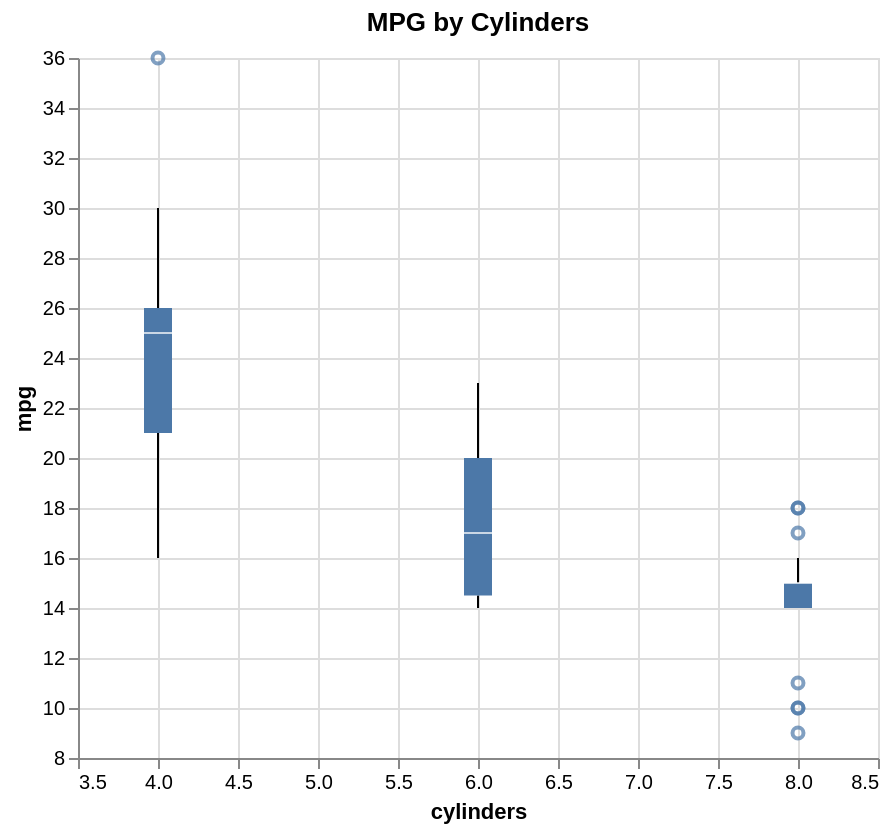

Write a Vega-Lite specification for this figure.
### Vega-Lite specification from a JSON file in a GitHub repository (floating-point values rounded to 4 significant figures)
{"$schema": "https://vega.github.io/schema/vega-lite/v5.json", "config": {"axis": {"labelLimit": 0}, "header": {"labelLimit": 0}, "legend": {"labelLimit": 0}}, "data": {"values": [{"acceleration": 12.0, "cylinders": 8, "horsepower": 130, "mpg": 18, "origin": "USA", "weight": 3504}, {"acceleration": 11.5, "cylinders": 8, "horsepower": 165, "mpg": 15, "origin": "USA", "weight": 3693}, {"acceleration": 11.0, "cylinders": 8, "horsepower": 150, "mpg": 18, "origin": "USA", "weight": 3436}, {"acceleration": 12.0, "cylinders": 8, "horsepower": 150, "mpg": 16, "origin": "USA", "weight": 3433}, {"acceleration": 10.5, "cylinders": 8, "horsepower": 140, "mpg": 17, "origin": "USA", "weight": 3449}, {"acceleration": 10.0, "cylinders": 8, "horsepower": 198, "mpg": 15, "origin": "USA", "weight": 4341}, {"acceleration": 9.0, "cylinders": 8, "horsepower": 220, "mpg": 14, "origin": "USA", "weight": 4354}, {"acceleration": 8.5, "cylinders": 8, "horsepower": 215, "mpg": 14, "origin": "USA", "weight": 4312}, {"acceleration": 10.0, "cylinders": 8, "horsepower": 225, "mpg": 14, "origin": "USA", "weight": 4425}, {"acceleration": 8.5, "cylinders": 8, "horsepower": 190, "mpg": 15, "origin": "USA", "weight": 3850}, {"acceleration": 10.0, "cylinders": 8, "horsepower": 170, "mpg": 15, "origin": "USA", "weight": 3563}, {"acceleration": 8.0, "cylinders": 8, "horsepower": 160, "mpg": 14, "origin": "USA", "weight": 3609}, {"acceleration": 9.5, "cylinders": 8, "horsepower": 150, "mpg": 15, "origin": "USA", "weight": 3761}, {"acceleration": 10.0, "cylinders": 8, "horsepower": 225, "mpg": 14, "origin": "USA", "weight": 3086}, {"acceleration": 15.0, "cylinders": 4, "horsepower": 95, "mpg": 24, "origin": "Japan", "weight": 2372}, {"acceleration": 15.5, "cylinders": 4, "horsepower": 95, "mpg": 22, "origin": "Japan", "weight": 2833}, {"acceleration": 15.5, "cylinders": 4, "horsepower": 97, "mpg": 18, "origin": "Japan", "weight": 2774}, {"acceleration": 16.0, "cylinders": 4, "horsepower": 85, "mpg": 21, "origin": "Japan", "weight": 2587}, {"acceleration": 14.5, "cylinders": 4, "horsepower": 88, "mpg": 27, "origin": "Japan", "weight": 2130}, {"acceleration": 20.5, "cylinders": 4, "horsepower": 46, "mpg": 26, "origin": "Europe", "weight": 1835}, {"acceleration": 17.5, "cylinders": 4, "horsepower": 87, "mpg": 25, "origin": "Europe", "weight": 2672}, {"acceleration": 15.0, "cylinders": 4, "horsepower": 90, "mpg": 24, "origin": "Europe", "weight": 2430}, {"acceleration": 17.5, "cylinders": 4, "horsepower": 95, "mpg": 25, "origin": "Europe", "weight": 2375}, {"acceleration": 15.5, "cylinders": 4, "horsepower": 113, "mpg": 26, "origin": "Europe", "weight": 2234}, {"acceleration": 18.5, "cylinders": 4, "horsepower": 90, "mpg": 21, "origin": "Europe", "weight": 2648}, {"acceleration": 14.0, "cylinders": 8, "horsepower": 215, "mpg": 10, "origin": "USA", "weight": 4615}, {"acceleration": 13.0, "cylinders": 8, "horsepower": 200, "mpg": 10, "origin": "USA", "weight": 4376}, {"acceleration": 13.5, "cylinders": 8, "horsepower": 210, "mpg": 11, "origin": "USA", "weight": 4382}, {"acceleration": 18.0, "cylinders": 8, "horsepower": 193, "mpg": 9, "origin": "USA", "weight": 4732}, {"acceleration": 14.5, "cylinders": 4, "horsepower": 88, "mpg": 27, "origin": "Japan", "weight": 2130}, {"acceleration": 13.5, "cylinders": 4, "horsepower": 90, "mpg": 28, "origin": "Japan", "weight": 2264}, {"acceleration": 15.5, "cylinders": 4, "horsepower": 95, "mpg": 25, "origin": "Japan", "weight": 2228}, {"acceleration": 19.0, "cylinders": 4, "horsepower": 100, "mpg": 25, "origin": "Japan", "weight": 2046}, {"acceleration": 13.0, "cylinders": 4, "horsepower": 105, "mpg": 19, "origin": "Europe", "weight": 2634}, {"acceleration": 15.5, "cylinders": 4, "horsepower": 100, "mpg": 16, "origin": "Europe", "weight": 2702}, {"acceleration": 16.5, "cylinders": 4, "horsepower": 88, "mpg": 17, "origin": "Europe", "weight": 2875}, {"acceleration": 17.0, "cylinders": 4, "horsepower": 100, "mpg": 19, "origin": "Europe", "weight": 2901}, {"acceleration": 11.0, "cylinders": 6, "horsepower": 165, "mpg": 18, "origin": "USA", "weight": 3353}, {"acceleration": 11.5, "cylinders": 6, "horsepower": 175, "mpg": 14, "origin": "USA", "weight": 3169}, {"acceleration": 12.5, "cylinders": 6, "horsepower": 153, "mpg": 14, "origin": "USA", "weight": 2906}, {"acceleration": 13.5, "cylinders": 6, "horsepower": 150, "mpg": 15, "origin": "USA", "weight": 3380}, {"acceleration": 12.0, "cylinders": 8, "horsepower": 180, "mpg": 15, "origin": "USA", "weight": 3740}, {"acceleration": 11.0, "cylinders": 8, "horsepower": 170, "mpg": 14, "origin": "USA", "weight": 4080}, {"acceleration": 11.5, "cylinders": 8, "horsepower": 175, "mpg": 15, "origin": "USA", "weight": 3645}, {"acceleration": 14.0, "cylinders": 4, "horsepower": 110, "mpg": 24, "origin": "Japan", "weight": 2585}, {"acceleration": 19.0, "cylinders": 4, "horsepower": 72, "mpg": 20, "origin": "Japan", "weight": 2310}, {"acceleration": 15.0, "cylinders": 4, "horsepower": 100, "mpg": 25, "origin": "Japan", "weight": 2472}, {"acceleration": 16.0, "cylinders": 4, "horsepower": 88, "mpg": 21, "origin": "Japan", "weight": 2265}, {"acceleration": 19.5, "cylinders": 4, "horsepower": 86, "mpg": 27, "origin": "Japan", "weight": 2110}, {"acceleration": 14.5, "cylinders": 4, "horsepower": 90, "mpg": 26, "origin": "Japan", "weight": 2800}, {"acceleration": 19.5, "cylinders": 4, "horsepower": 70, "mpg": 26, "origin": "Japan", "weight": 2110}, {"acceleration": 17.0, "cylinders": 4, "horsepower": 76, "mpg": 28, "origin": "Japan", "weight": 2085}, {"acceleration": 17.0, "cylinders": 4, "horsepower": 65, "mpg": 25, "origin": "Japan", "weight": 2245}, {"acceleration": 15.0, "cylinders": 4, "horsepower": 69, "mpg": 26, "origin": "Japan", "weight": 1965}, {"acceleration": 17.0, "cylinders": 4, "horsepower": 60, "mpg": 30, "origin": "Japan", "weight": 1755}, {"acceleration": 14.0, "cylinders": 6, "horsepower": 70, "mpg": 22, "origin": "USA", "weight": 2815}, {"acceleration": 12.5, "cylinders": 6, "horsepower": 95, "mpg": 17, "origin": "USA", "weight": 3210}, {"acceleration": 13.5, "cylinders": 6, "horsepower": 80, "mpg": 23, "origin": "USA", "weight": 3380}, {"acceleration": 15.5, "cylinders": 4, "horsepower": 54, "mpg": 36, "origin": "Japan", "weight": 1760}, {"acceleration": 14.0, "cylinders": 4, "horsepower": 90, "mpg": 25, "origin": "Europe", "weight": 2130}, {"acceleration": 15.5, "cylinders": 4, "horsepower": 86, "mpg": 22, "origin": "Europe", "weight": 2205}, {"acceleration": 13.5, "cylinders": 4, "horsepower": 110, "mpg": 18, "origin": "Europe", "weight": 2245}]}, "encoding": {"tooltip": [{"field": "mpg", "type": "quantitative"}, {"field": "cylinders", "type": "quantitative"}], "x": {"field": "cylinders", "scale": {"zero": false}, "type": "quantitative"}, "y": {"field": "mpg", "scale": {"zero": false}, "type": "quantitative"}}, "height": 350, "mark": "boxplot", "title": "MPG by Cylinders", "width": 400}
